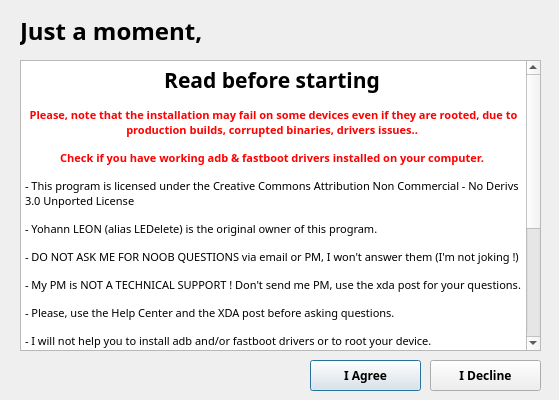
<?xml version="1.0" encoding="UTF-8"?>
<ui version="4.0">
 <class>License</class>
 <widget class="QDialog" name="License">
  <property name="geometry">
   <rect>
    <x>0</x>
    <y>0</y>
    <width>559</width>
    <height>400</height>
   </rect>
  </property>
  <property name="font">
   <font>
    <family>Segoe UI Semibold</family>
    <weight>75</weight>
    <bold>true</bold>
   </font>
  </property>
  <property name="windowTitle">
   <string>RecoverX - Term of Service</string>
  </property>
  <property name="windowIcon">
   <iconset resource="resources.qrc">
    <normaloff>:/ICON/lightning.ico</normaloff>:/ICON/lightning.ico</iconset>
  </property>
  <widget class="QPushButton" name="pushButton">
   <property name="geometry">
    <rect>
     <x>310</x>
     <y>360</y>
     <width>111</width>
     <height>31</height>
    </rect>
   </property>
   <property name="text">
    <string>I Agree</string>
   </property>
  </widget>
  <widget class="QPushButton" name="pushButton_2">
   <property name="geometry">
    <rect>
     <x>430</x>
     <y>360</y>
     <width>111</width>
     <height>31</height>
    </rect>
   </property>
   <property name="text">
    <string>I Decline</string>
   </property>
  </widget>
  <widget class="QTextBrowser" name="textBrowser">
   <property name="geometry">
    <rect>
     <x>20</x>
     <y>60</y>
     <width>521</width>
     <height>291</height>
    </rect>
   </property>
   <property name="font">
    <font>
     <family>Segoe UI Light</family>
     <weight>50</weight>
     <bold>false</bold>
    </font>
   </property>
   <property name="html">
    <string>&lt;!DOCTYPE HTML PUBLIC &quot;-//W3C//DTD HTML 4.0//EN&quot; &quot;http://www.w3.org/TR/REC-html40/strict.dtd&quot;&gt;
&lt;html&gt;&lt;head&gt;&lt;meta name=&quot;qrichtext&quot; content=&quot;1&quot; /&gt;&lt;style type=&quot;text/css&quot;&gt;
p, li { white-space: pre-wrap; }
&lt;/style&gt;&lt;/head&gt;&lt;body style=&quot; font-family:'Segoe UI Light'; font-size:8.25pt; font-weight:400; font-style:normal;&quot;&gt;
&lt;p align=&quot;center&quot; style=&quot; margin-top:12px; margin-bottom:0px; margin-left:0px; margin-right:0px; -qt-block-indent:0; text-indent:0px;&quot;&gt;&lt;span style=&quot; font-family:'Segoe UI Semibold,sans-serif'; font-size:16pt; font-weight:600;&quot;&gt;Read before starting&lt;/span&gt;&lt;span style=&quot; font-size:8pt; font-weight:600;&quot;&gt; &lt;/span&gt;&lt;/p&gt;
&lt;p align=&quot;center&quot; style=&quot; margin-top:12px; margin-bottom:0px; margin-left:0px; margin-right:0px; -qt-block-indent:0; text-indent:0px;&quot;&gt;&lt;span style=&quot; font-family:'Segoe UI Semibold,sans-serif'; font-size:8pt; font-weight:600; color:#ff0000;&quot;&gt;Please, note that the installation may fail on some devices even if they are rooted, due to production builds, corrupted binaries, drivers issues..&lt;/span&gt;&lt;span style=&quot; font-size:8pt; font-weight:600;&quot;&gt; &lt;/span&gt;&lt;/p&gt;
&lt;p align=&quot;center&quot; style=&quot; margin-top:12px; margin-bottom:0px; margin-left:0px; margin-right:0px; -qt-block-indent:0; text-indent:0px;&quot;&gt;&lt;span style=&quot; font-family:'Segoe UI Semibold,sans-serif'; font-size:8pt; font-weight:600; color:#ff0000;&quot;&gt;Check if you have working adb &amp;amp; fastboot drivers installed on your computer.&lt;/span&gt;&lt;span style=&quot; font-size:8pt; font-weight:600;&quot;&gt; &lt;/span&gt;&lt;/p&gt;
&lt;p style=&quot; margin-top:12px; margin-bottom:0px; margin-left:0px; margin-right:0px; -qt-block-indent:0; text-indent:0px;&quot;&gt;&lt;span style=&quot; font-family:'Segoe UI Semibold,sans-serif'; font-size:8pt;&quot;&gt;- This program is licensed under the Creative Commons Attribution Non Commercial - No Derivs 3.0 Unported License&lt;/span&gt;&lt;span style=&quot; font-size:8pt;&quot;&gt; &lt;/span&gt;&lt;/p&gt;
&lt;p style=&quot; margin-top:12px; margin-bottom:0px; margin-left:0px; margin-right:0px; -qt-block-indent:0; text-indent:0px;&quot;&gt;&lt;span style=&quot; font-family:'Segoe UI Semibold,sans-serif'; font-size:8pt;&quot;&gt;- Yohann LEON (alias LEDelete) is the original owner of this program.&lt;/span&gt;&lt;span style=&quot; font-size:8pt;&quot;&gt; &lt;/span&gt;&lt;/p&gt;
&lt;p style=&quot; margin-top:12px; margin-bottom:0px; margin-left:0px; margin-right:0px; -qt-block-indent:0; text-indent:0px;&quot;&gt;&lt;span style=&quot; font-family:'Segoe UI Semibold,sans-serif'; font-size:8pt;&quot;&gt;- DO NOT ASK ME FOR NOOB QUESTIONS via email or PM, I won't answer them (I'm not joking !)&lt;/span&gt;&lt;span style=&quot; font-size:8pt;&quot;&gt; &lt;/span&gt;&lt;/p&gt;
&lt;p style=&quot; margin-top:12px; margin-bottom:0px; margin-left:0px; margin-right:0px; -qt-block-indent:0; text-indent:0px;&quot;&gt;&lt;span style=&quot; font-family:'Segoe UI Semibold,sans-serif'; font-size:8pt;&quot;&gt;- My PM is NOT A TECHNICAL SUPPORT ! Don't send me PM, use the xda post for your questions.&lt;/span&gt;&lt;span style=&quot; font-size:8pt;&quot;&gt; &lt;/span&gt;&lt;/p&gt;
&lt;p style=&quot; margin-top:12px; margin-bottom:0px; margin-left:0px; margin-right:0px; -qt-block-indent:0; text-indent:0px;&quot;&gt;&lt;span style=&quot; font-family:'Segoe UI Semibold,sans-serif'; font-size:8pt;&quot;&gt;- Please, use the Help Center and the XDA post before asking questions.&lt;/span&gt;&lt;span style=&quot; font-size:8pt;&quot;&gt; &lt;/span&gt;&lt;/p&gt;
&lt;p style=&quot; margin-top:12px; margin-bottom:0px; margin-left:0px; margin-right:0px; -qt-block-indent:0; text-indent:0px;&quot;&gt;&lt;span style=&quot; font-family:'Segoe UI Semibold,sans-serif'; font-size:8pt;&quot;&gt;- I will not help you to install adb and/or fastboot drivers or to root your device.&lt;/span&gt;&lt;span style=&quot; font-size:8pt;&quot;&gt; &lt;/span&gt;&lt;/p&gt;
&lt;p style=&quot; margin-top:12px; margin-bottom:0px; margin-left:0px; margin-right:0px; -qt-block-indent:0; text-indent:0px;&quot;&gt;&lt;span style=&quot; font-family:'Segoe UI Semibold,sans-serif'; font-size:8pt;&quot;&gt;- If the download fail, please wait a while and retry. Don't forget to disable your firewall.&lt;/span&gt;&lt;span style=&quot; font-size:8pt;&quot;&gt; &lt;/span&gt;&lt;/p&gt;
&lt;p style=&quot; margin-top:12px; margin-bottom:0px; margin-left:0px; margin-right:0px; -qt-block-indent:0; text-indent:0px;&quot;&gt;&lt;span style=&quot; font-family:'Segoe UI Semibold,sans-serif'; font-size:8pt;&quot;&gt;- To add a device, please use the link in the settings and FILL THE FORM CORRECTLY ! I will not consider the mail or PM request.&lt;/span&gt;&lt;span style=&quot; font-size:8pt;&quot;&gt; &lt;/span&gt;&lt;/p&gt;
&lt;p style=&quot; margin-top:12px; margin-bottom:0px; margin-left:0px; margin-right:0px; -qt-block-indent:0; text-indent:0px;&quot;&gt;&lt;span style=&quot; font-family:'Segoe UI Semibold,sans-serif'; font-size:8pt;&quot;&gt;- adb.exe and fastboot.exe are from the Android SDK and licensed under the Apache License, version 2.0&lt;/span&gt;&lt;span style=&quot; font-size:8pt;&quot;&gt; &lt;/span&gt;&lt;/p&gt;
&lt;p style=&quot; margin-top:12px; margin-bottom:0px; margin-left:0px; margin-right:0px; -qt-block-indent:0; text-indent:0px;&quot;&gt;&lt;span style=&quot; font-family:'Segoe UI Semibold,sans-serif'; font-size:8pt;&quot;&gt;- Do not make profits with this software.&lt;/span&gt;&lt;span style=&quot; font-size:8pt;&quot;&gt; &lt;/span&gt;&lt;/p&gt;
&lt;p style=&quot; margin-top:12px; margin-bottom:12px; margin-left:0px; margin-right:0px; -qt-block-indent:0; text-indent:0px;&quot;&gt;&lt;span style=&quot; font-family:'Segoe UI Semibold,sans-serif'; font-size:8pt;&quot;&gt;- Do not ask for ETA's&lt;/span&gt;&lt;/p&gt;
&lt;p style=&quot; margin-top:12px; margin-bottom:12px; margin-left:0px; margin-right:0px; -qt-block-indent:0; text-indent:0px;&quot;&gt;&lt;span style=&quot; font-family:'Segoe UI Semibold,sans-serif'; font-size:8pt;&quot;&gt;- Have fun !&lt;/span&gt;&lt;/p&gt;&lt;/body&gt;&lt;/html&gt;</string>
   </property>
  </widget>
  <widget class="QLabel" name="label">
   <property name="geometry">
    <rect>
     <x>20</x>
     <y>10</y>
     <width>521</width>
     <height>41</height>
    </rect>
   </property>
   <property name="font">
    <font>
     <family>Segoe UI Semibold</family>
     <pointsize>18</pointsize>
     <weight>75</weight>
     <bold>true</bold>
    </font>
   </property>
   <property name="text">
    <string>Just a moment,</string>
   </property>
  </widget>
 </widget>
 <resources>
  <include location="resources.qrc"/>
 </resources>
 <connections/>
</ui>
